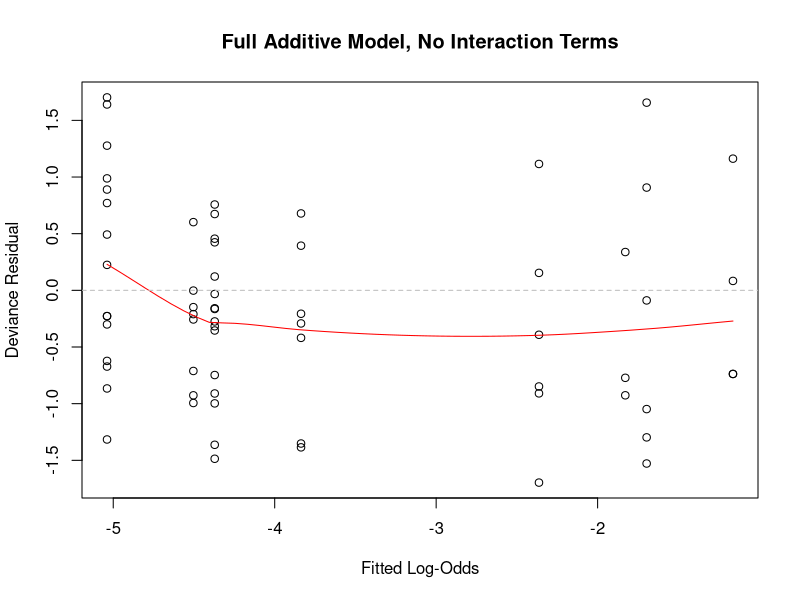

Reproduce this figure in R.
## ---- chunk 1
knitr::opts_chunk$set(echo = TRUE)
## ---- chunk 2
byss = read.csv("./Dataset/Byssinosis.csv")
head(byss)
## ---- chunk 3
# change Workspace to factor
byss$Workspace = factor(byss$Workspace, levels = c("3", "2", "1"))
## ---- chunk 4
# add Total column equal to Byssinosis + Non.Byssinosis
byss$Total = byss$Byssinosis + byss$Non.Byssinosis
## ---- chunk 5
# remove rows which have no total
byss = byss[byss$Total!=0,]
## ---- chunk 6
# unique values of each predictor variable
sapply(byss[1:5], function(x) unique(x))
## ---- chunk 7
glm1 = glm(cbind(Byssinosis, Non.Byssinosis)~Employment + Smoking + Sex + Race + Workspace,
           family=binomial(),
           data=byss)
summary(glm1)
BIC(glm1)
confint.default(glm1)
## ---- chunk 8
result1 = step(glm(cbind(Byssinosis, Non.Byssinosis)~1, binomial(), byss),
                  scope = ~Employment*Smoking*Sex*Race*Workspace,
                  k=log(72),
                  trace=0,
                  direction="forward")
summary(result1)
BIC(result1)
confint.default(result1)
## ---- chunk 9
# H_0: models are equivalent -> use simpler model
# H_1: models are not equivalent -> use more complex model
anv = anova(result1, glm1)
pvalue = 1-pchisq(anv[2, 4], anv[2,3])
pvalue
## ---- chunk 10
# changing Workplace var
# 2 & 3 -> 3 (less dusty)
# 1 -> 1 (more dusty)
byss2 = byss
byss2$Workspace[byss2$Workspace == 2] = 3
## ---- chunk 11
# new stepwise w/ Workplace modification
new1 = step(glm(cbind(Byssinosis, Non.Byssinosis)~1, binomial(), byss2),
                  scope = ~Employment*Smoking*Sex*Race*Workspace,
                  k=log(72),
                  trace=0,
                  direction="forward")
summary(new1)
BIC(new1)
confint.default(new1)
1-pchisq(anova(new1, result1)[2, 4], anova(new1, result1)[2,3]) # compare new1 & result1 w/ LRT
## ---- chunk 12
# changing Employment var
# <10 & 10-19 -> <20
byss2$Employment[byss2$Employment == "<10" | byss2$Employment == "10-19"] = "<20"
## ---- chunk 13
# new stepwise w/ Employment modification
new2 = step(glm(cbind(Byssinosis, Non.Byssinosis)~1, binomial(), byss2),
                  scope = ~Employment*Smoking*Sex*Race*Workspace,
                  k=log(72),
                  trace=0,
                  direction="forward")
summary(new2)
BIC(new2)
confint.default(new2)
1-pchisq(anova(new2, result1)[2, 4], anova(new2, result1)[2,3]) # compare new2 & result1 w/ LRT
1-pchisq(anova(new2, new1)[2, 4], anova(new2, new1)[2,3]) # compare new2 & new1 w/ LRT
## ---- chunk 14
# new2
ry = residuals(new2, type="deviance")
rx = qlogis(fitted.values(new2))

plot(rx, ry,
     xlab = "Fitted Log-Odds",
     ylab = "Deviance Residual",
     main = "Full Additive Model, No Interaction Terms",
     col = "black")
lines(loess.smooth(rx, ry), col="red")
abline(h=0, lty=2, col="grey")
